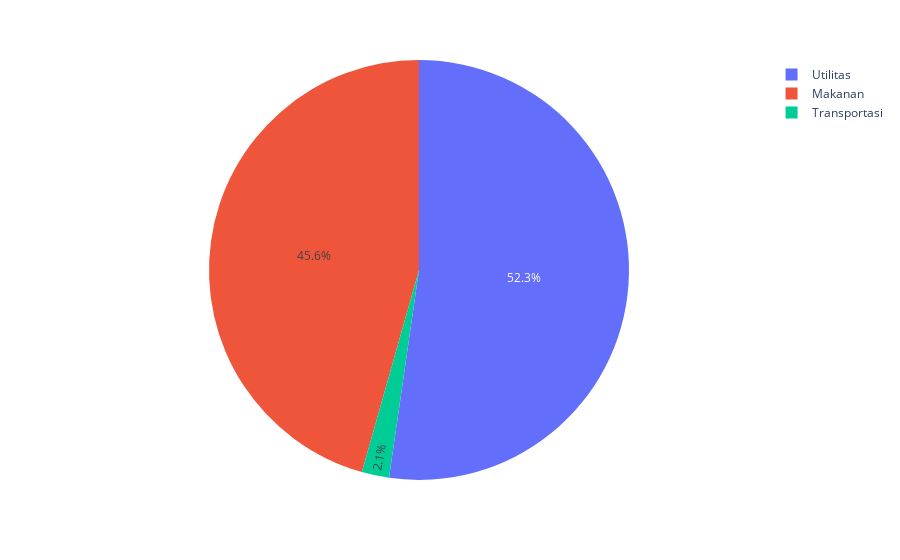

The notebook cell saved with this chart:
### Code cell
pie_df = subset_df.groupby("Jenis").sum().reset_index()
fig = px.pie(pie_df, names="Jenis", values="Total")
fig.show()

### Figure 1 — Plotly figure (JSON) as saved in the notebook; plotly's stock layout.template omitted (floating-point values rounded to 4 significant figures)
{"data": [{"domain": {"x": [0, 1], "y": [0, 1]}, "hovertemplate": "Jenis=%{label}<br>Total=%{value}<extra></extra>", "labels": ["Makanan", "Transportasi", "Utilitas"], "legendgroup": "", "name": "", "showlegend": true, "type": "pie", "values": [607000, 28000, 695700]}], "layout": {"legend": {"tracegroupgap": 0}, "margin": {"t": 60}}}
